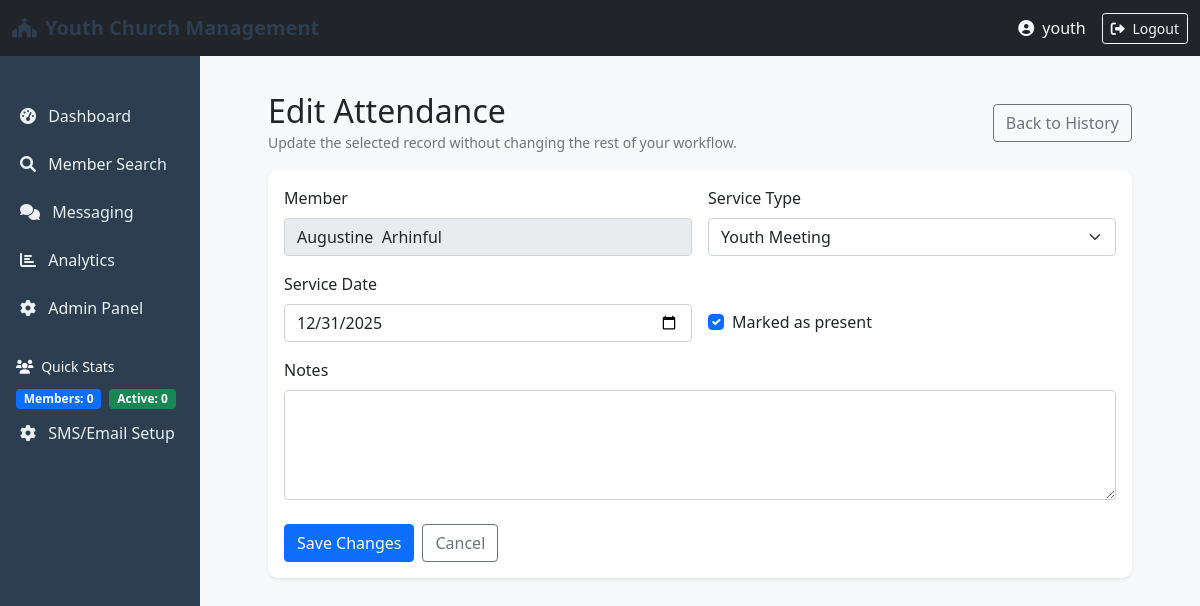
The app's page /portal/attendance/2/edit/ (signed in) with its own data.
### members/models.py (models this page shows, shortened)
class Attendance(models.Model):
    member = models.ForeignKey(Member, on_delete=models.CASCADE, related_name='attendances')
    service_date = models.DateField()
    service_type = models.CharField(max_length=50)  # e.g., 'Sunday Service', 'Bible Study'
    attended = models.BooleanField(default=True)
    check_in_time = models.DateTimeField(auto_now_add=True)
    notes = models.TextField(blank=True)
    is_deleted = models.BooleanField(default=False)
    deleted_at = models.DateTimeField(null=True, blank=True)
    class Meta:
        ordering = ['-service_date']
        unique_together = ['member', 'service_date', 'service_type']

class Member(models.Model):
    GENDER_CHOICES = [
        ('M', 'Male'),
        ('F', 'Female'),
        ('O', 'Other'),
    ]
    STATUS_CHOICES = [
        ('active', 'Active'),
        ('inactive', 'Inactive'),
        ('visitor', 'Visitor'),
        ('transferred', 'Transferred'),
    ]
    first_name = models.CharField(max_length=100, blank=True)
    last_name = models.CharField(max_length=100, blank=True)
    middle_name = models.CharField(max_length=100, blank=True)
    date_of_birth = models.DateField(null=True, blank=True)
    gender = models.CharField(max_length=1, choices=GENDER_CHOICES, blank=True)
    email = models.EmailField(unique=True, blank=True, null=True)
    phone_number = PhoneNumberField(unique=True, blank=True)
    alternate_phone = PhoneNumberField(blank=True)
    address = models.TextField(blank=True)
    city = models.CharField(max_length=100, blank=True)
    state = models.CharField(max_length=100, blank=True)
    postal_code = models.CharField(max_length=20, blank=True)
    date_joined = models.DateField(default=date.today, blank=True, null=True)
    baptism_date = models.DateField(null=True, blank=True)
    status = models.CharField(max_length=20, choices=STATUS_CHOICES, default='active', blank=True)
    department = models.CharField(max_length=100, blank=True)
    spiritual_gifts = models.TextField(blank=True)
    photo = models.ImageField(upload_to=member_photo_path, blank=True, null=True)
    emergency_contact_name = models.CharField(max_length=200, blank=True)
    emergency_contact_phone = PhoneNumberField(blank=True)
    emergency_contact_relationship = models.CharField(max_length=100, blank=True)
    occupation = models.CharField(max_length=100, blank=True)
    school = models.CharField(max_length=200, blank=True)
    talents = models.TextField(blank=True)
    notes = models.TextField(blank=True)
    created_at = models.DateTimeField(auto_now_add=True)
    updated_at = models.DateTimeField(auto_now=True)
    created_by = models.ForeignKey(User, on_delete=models.SET_NULL, null=True, related_name='members_created')
    updated_by = models.ForeignKey(User, on_delete=models.SET_NULL, null=True, blank=True, related_name='members_updated')
    class Meta:
        ordering = ['last_name', 'first_name']
        indexes = [
            models.Index(fields=['last_name', 'first_name']),
            models.Index(fields=['phone_number']),
            models.Index(fields=['email']),
            models.Index(fields=['status']),
        ]
    def full_name(self):
        return f"{self.first_name} {self.middle_name} {self.last_name}".strip()

### portal/views.py (the view, shortened to what this page needs)
@staff_member_required
def edit_attendance(request, attendance_id):
    attendance = get_object_or_404(Attendance, pk=attendance_id)
    service_types = [
        ('sunday_service', 'Sunday Service'),
        ('bible_study', 'Bible Study'),
        ('prayer_meeting', 'Prayer Meeting'),
        ('youth_meeting', 'Youth Meeting'),
        ('special_event', 'Special Event'),
    ]
    return render(request, 'portal/attendance_edit.html', {
        'attendance': attendance,
        'service_types': service_types,
    })

### templates/portal/attendance_edit.html (shortened to what this page needs)
{% extends 'base.html' %}
{% block content %}
<div class="container mt-3">
  <div class="d-flex justify-content-between align-items-center flex-wrap gap-2 mb-3">
    <div>
      <h2 class="mb-0">Edit Attendance</h2>
      <small class="text-muted">Update the selected record without changing the rest of your workflow.</small>
    </div>
    <a href="{% url 'attendance_history' %}" class="btn btn-outline-secondary">Back to History</a>
  </div>
  <div class="card shadow-sm">
    <div class="card-body">
      <form method="post">
        <div class="row g-3">
          <div class="col-md-6">
            <label class="form-label">Member</label>
            <input type="text" class="form-control" value="{{ attendance.member.full_name }}" readonly>
          </div>
          <div class="col-md-6">
            <label class="form-label">Service Type</label>
            <select name="service_type" class="form-select" required>
              {% for value, label in service_types %}
                <option value="{{ value }}" {% if attendance.service_type == value %}selected{% endif %}>{{ label }}</option>
              {% endfor %}
            </select>
          </div>
          <div class="col-md-6">
            <label class="form-label">Service Date</label>
            <input type="date" name="service_date" class="form-control" value="{{ attendance.service_date|date:'Y-m-d' }}" required>
          </div>
          <div class="col-md-6 d-flex align-items-end">
            <div class="form-check mb-2">
              <input class="form-check-input" type="checkbox" name="attended" id="attended" {% if attendance.attended %}checked{% endif %}>
              <label class="form-check-label" for="attended">Marked as present</label>
            </div>
          </div>
          <div class="col-12">
            <label class="form-label">Notes</label>
            <textarea name="notes" class="form-control" rows="4">{{ attendance.notes }}</textarea>
          </div>
        </div>
        <div class="d-flex gap-2 mt-4">
          <button type="submit" class="btn btn-primary">Save Changes</button>
          <a href="{% url 'attendance_history' %}" class="btn btn-outline-secondary">Cancel</a>
        </div>
      </form>
    </div>
  </div>
</div>
{% endblock %}

### templates/base.html (shortened to what this page needs)
{% load static %}
<!DOCTYPE html>
<html lang="en">
<head>
    <link href="https://cdn.jsdelivr.net/npm/bootstrap@5.1.3/dist/css/bootstrap.min.css" rel="stylesheet">
    <link rel="stylesheet" href="https://cdnjs.cloudflare.com/ajax/libs/font-awesome/6.0.0/css/all.min.css">
</head>
<body>
    <nav class="navbar navbar-expand-lg navbar-dark bg-dark">
        <div class="container-fluid">
            <a class="navbar-brand" href="{% url 'admin_portal' %}">
                <i class="fas fa-church me-2"></i>Youth Church Management
            </a>
            <div class="d-flex align-items-center">
                <span class="text-light me-3">
                    <i class="fas fa-user-circle me-1"></i> {{ user.username }}
                </span>
                <a href="{% url 'logout' %}" class="btn btn-outline-light btn-sm">
                    <i class="fas fa-sign-out-alt me-1"></i> Logout
                </a>
            </div>
        </div>
    </nav>
    <div class="container-fluid">
        <div class="row">
            <div id="sidebarMenu" class="col-12 col-md-3 col-lg-2 d-md-block sidebar collapse">
                <div class="position-sticky pt-3">
                    <ul class="nav flex-column">
                        <li class="nav-item">
                            <a class="nav-link {% if request.resolver_match.url_name == 'admin_portal' %}active{% endif %}"
                               href="{% url 'admin_portal' %}">
                                <i class="fas fa-tachometer-alt me-2"></i> Dashboard
                            </a>
                        </li>
                        <li class="nav-item">
                            <a class="nav-link {% if request.resolver_match.url_name == 'member_search' %}active{% endif %}"
                               href="{% url 'member_search' %}">
                                <i class="fas fa-search me-2"></i> Member Search
                            </a>
                        </li>
                        <li class="nav-item">
                            <a class="nav-link {% if 'messaging' in request.resolver_match.url_name %}active{% endif %}"
                               href="{% url 'messaging_dashboard' %}">
                                <i class="fas fa-comments me-2"></i> Messaging
                            </a>
                        </li>
                        <li class="nav-item">
                            <a class="nav-link {% if request.resolver_match.url_name == 'analytics_dashboard' %}active{% endif %}"
                               href="{% url 'analytics_dashboard' %}">
                                <i class="fas fa-chart-bar me-2"></i> Analytics
                            </a>
                        </li>
                        <li class="nav-item">
                            <a class="nav-link" href="/admin/" target="_blank">
                                <i class="fas fa-cog me-2"></i> Admin Panel
                            </a>
                        </li>
                        <li class="nav-item mt-4">
                            <div class="text-light px-3 small">
                                <i class="fas fa-users me-1"></i> Quick Stats
                            </div>
                            <div class="px-3 mt-2">
                                <span class="badge bg-primary">Members: {{ total_members|default:0 }}</span>
                                <span class="badge bg-success ms-1">Active: {{ active_members|default:0 }}</span>
                            </div>
                        </li>
                        <li class="nav-item">
                            <a class="nav-link" href="{% url 'setup_sms_email' %}"><i class="fas fa-cog me-2"></i>
                                SMS/Email Setup
                            </a>
                        </li>
                    </ul>
                </div>
            </div>
            <main class="col-md-9 ms-sm-auto col-lg-10 px-md-4">
                <div class="content">
                    {% block content %}{% endblock %}
                </div>
            </main>
        </div>
    </div>
</body>
</html>

### templates/base.html (style rules this page uses)
body { background-color: #f8f9fa; font-family: 'Segoe UI', Tahoma, Geneva, Verdana, sans-serif; }
.navbar-brand { font-weight: bold; color: #2c3e50 !important; }
.sidebar { min-height: calc(100vh - 56px); background-color: #2c3e50; padding: 20px 0; }
.sidebar .nav-link { color: #ecf0f1; padding: 10px 20px; margin: 2px 0; }
.content { padding: 20px; }
.card { border-radius: 10px; box-shadow: 0 2px 4px rgba(0,0,0,0.1); margin-bottom: 20px; border: none; }

### records on screen
Attendance: member.full_name "Augustine Arhinful", service_type "Youth Meeting", service_date "12/31/2025", attended "☑"

### other values on screen
{{ user.username }} "youth"
{{ total_members|default:0 }} "0"
{{ active_members|default:0 }} "0"
